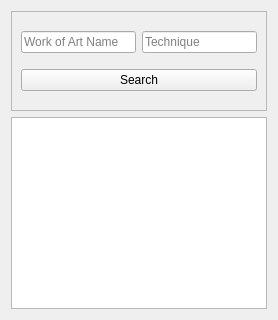
            <widget class="QWidget" name="page_painting">
             <layout class="QVBoxLayout" name="verticalLayout_12">
              <item>
               <widget class="QFrame" name="search_painting">
                <property name="minimumSize">
                 <size>
                  <width>0</width>
                  <height>100</height>
                 </size>
                </property>
                <property name="frameShape">
                 <enum>QFrame::StyledPanel</enum>
                </property>
                <property name="frameShadow">
                 <enum>QFrame::Raised</enum>
                </property>
                <layout class="QGridLayout" name="gridLayout_3">
                 <item row="0" column="0">
                  <widget class="QLineEdit" name="search_painting_work_of_art_name">
                   <property name="text">
                    <string/>
                   </property>
                   <property name="placeholderText">
                    <string>Work of Art Name</string>
                   </property>
                  </widget>
                 </item>
                 <item row="0" column="1">
                  <widget class="QLineEdit" name="search_painting_technique">
                   <property name="text">
                    <string/>
                   </property>
                   <property name="placeholderText">
                    <string>Technique</string>
                   </property>
                  </widget>
                 </item>
                 <item row="1" column="0" colspan="2">
                  <widget class="QPushButton" name="btn_search_painting">
                   <property name="text">
                    <string>Search</string>
                   </property>
                  </widget>
                 </item>
                </layout>
               </widget>
              </item>
              <item>
               <widget class="QTableWidget" name="table_painting"/>
              </item>
             </layout>
            </widget>
